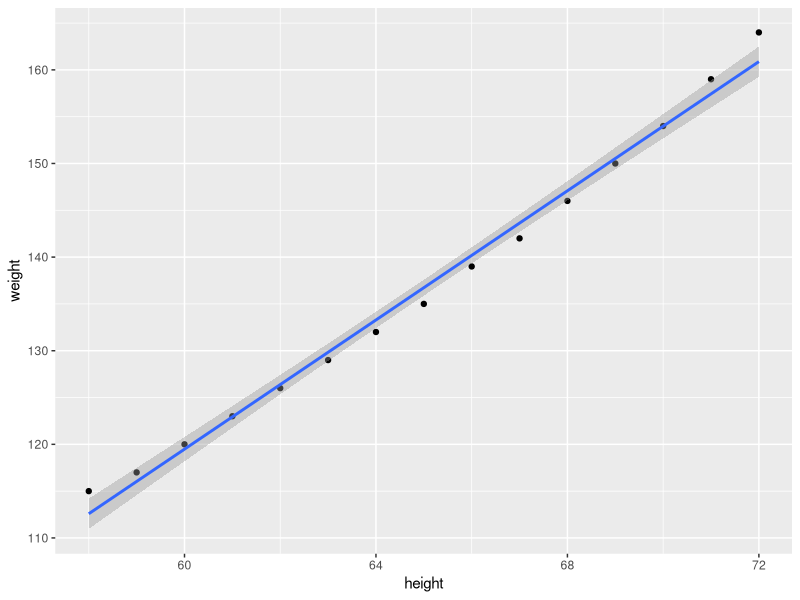
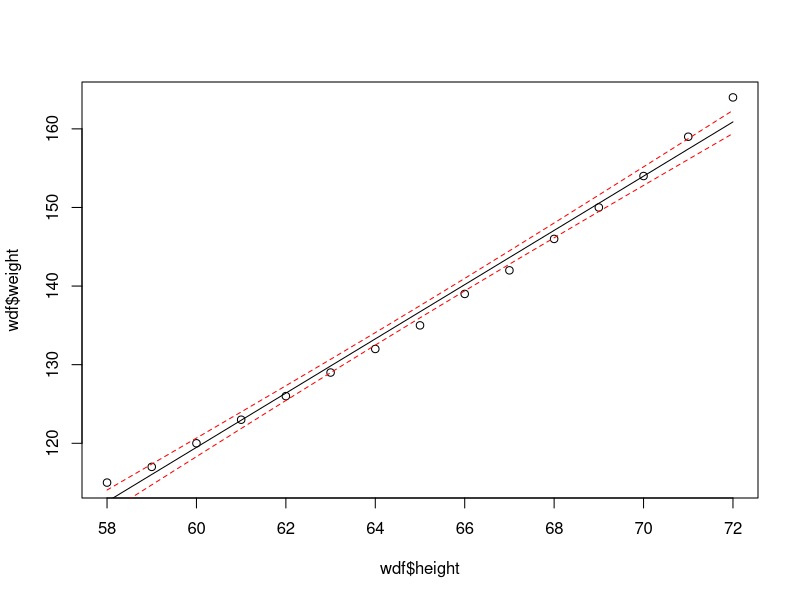
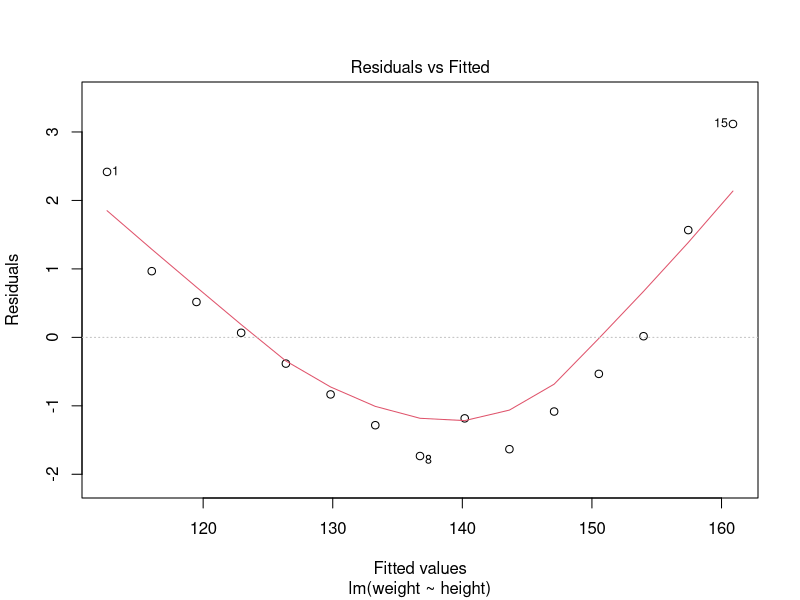
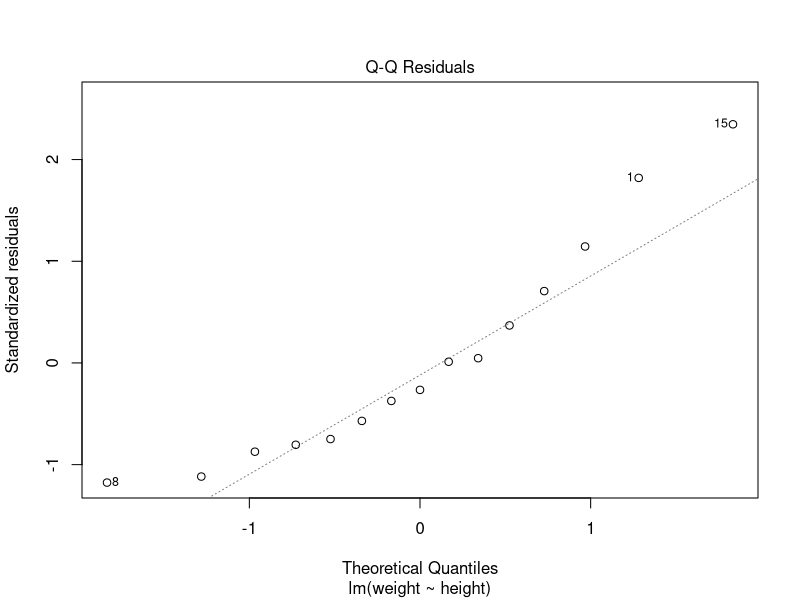
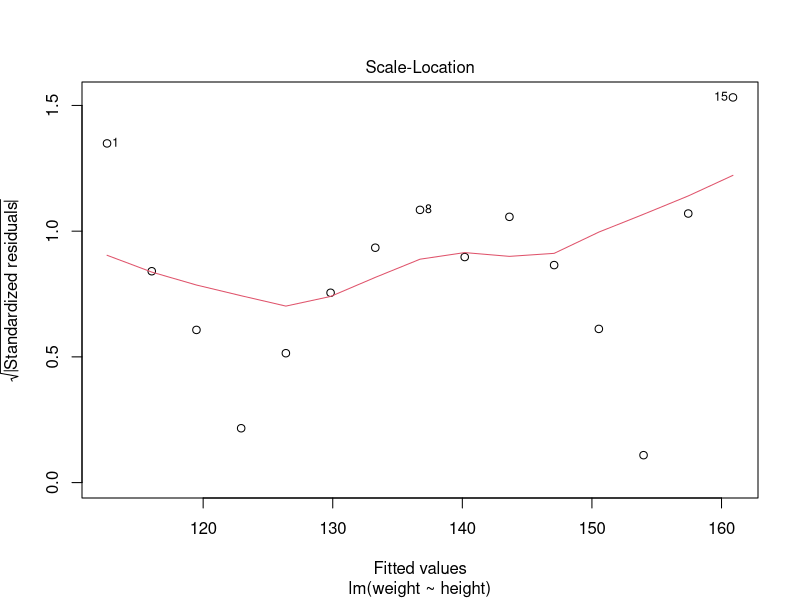
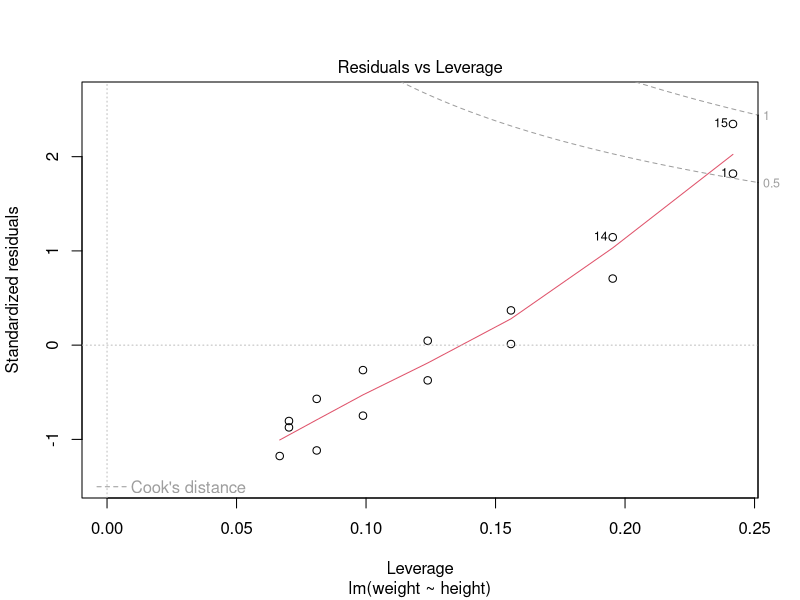
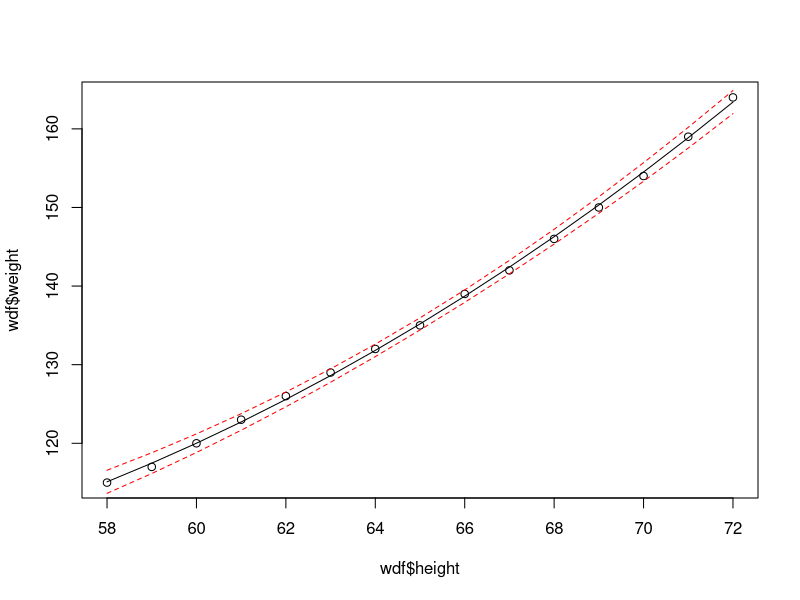
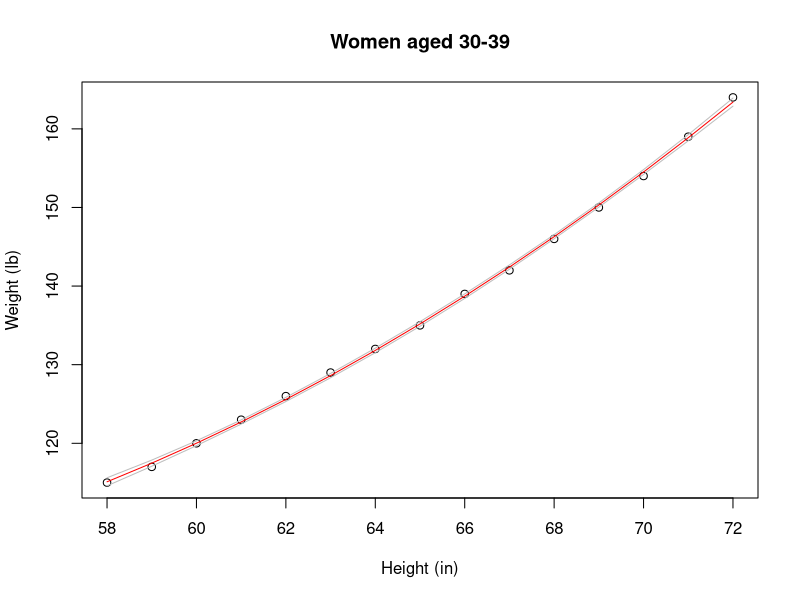

R code for these plots, in order:
## ---- chunk 1
knitr::opts_chunk$set(echo = TRUE)
## ---- chunk 2
wdf <- women
lm1 <- lm ( weight ~ height, data=wdf)
## ---- chunk 3

library(ggplot2)
ggplot(wdf, aes(x=height, y=weight))+
    geom_point()+
    geom_smooth(method=lm, se=TRUE)

## ---- chunk 4

newheights <- data.frame (height = seq (from = min(wdf$height), to = max (wdf$height), by=1))
newweights <- predict (lm1, newheights, se = TRUE)

plot(wdf$height, wdf$weight)
lines(newheights$height, newweights$fit)
lines(newheights$height, newweights$fit + newweights$se.fit * 1.96, col="red", lty=2)
lines(newheights$height, newweights$fit - newweights$se.fit * 1.96 , col= "red", lty=2)

## ---- chunk 5
summary(lm1)
## ---- chunk 6
plot(lm1)
## ---- chunk 7

lm2 <- lm( weight ~ height + I(height^2), data=wdf)
## ---- chunk 8
newweights2 <- predict(lm2, newheights, se=TRUE)

plot(wdf$height, wdf$weight)
lines(newheights$height, newweights2$fit)
lines(newheights$height, newweights2$fit + newweights$se.fit * 1.96, col="red", lty=2)
lines(newheights$height, newweights2$fit - newweights$se.fit * 1.96 , col= "red", lty=2)

## ---- chunk 9

model.matrix(lm2)

## ---- chunk 10
residuals(lm2)
## ---- chunk 11
coef(lm2)
## ---- chunk 12
vcov(lm1)
vcov(lm2)
## ---- chunk 13

SEs   = sqrt(diag(vcov(lm2)))
SEs
## ---- chunk 14
cov2cor(vcov(lm2))
## ---- chunk 15
design.matrix <- as.matrix(cbind( rep(1, length(newheights)), newheights, newheights^2))
colnames(design.matrix)[1] <- "intercept "
design.matrix
## ---- chunk 16
#Matrix multiplication is %*%

predict.vector <- design.matrix %*% coef(lm2)
## ---- chunk 17
beta.covar.matrix <- vcov(lm2)
XVX <- design.matrix %*% beta.covar.matrix %*% t(design.matrix)
XVX
## ---- chunk 18
low.confint <- (-1) * sqrt(diag(XVX)) * 1.96
high.confint <- sqrt(diag(XVX)) * 1.96

plot(women$weight ~ women$height, xlab = "Height (in)", ylab = "Weight (lb)", main = "Women aged 30-39")
lines(design.matrix[,2], predict.vector, col = "red")
lines(design.matrix[,2], predict.vector + low.confint, col = "grey")
lines(design.matrix[,2], predict.vector + high.confint, col = "grey")

## ---- chunk 19


SEs   = sqrt(diag(vcov(lm1)))
SEs

